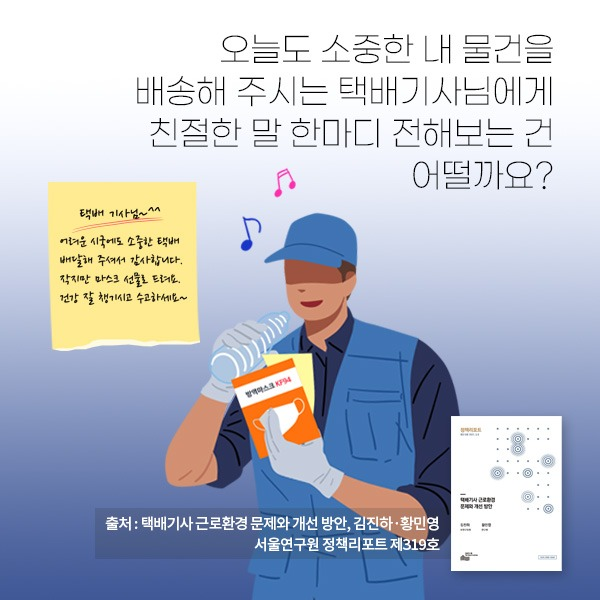
#> input picture images_new/newdata__000_a_delivery_driver_whose_mind_is_harder_t__p10.jpg, 600 x 600 px; its folder holds only this picture in this run
$ python make_figures.py
#> lines starting #> are read from the running program, lines starting #| are printed output that depends on the picture
"""Generate the paper figures from real data/outputs. -> paper/figures/*.png"""
import os
import glob
import shutil
import csv

import numpy as np
import matplotlib
matplotlib.use("Agg")
import matplotlib.pyplot as plt
from PIL import Image, ImageDraw, ImageFont

ROOT = os.path.dirname(os.path.dirname(os.path.abspath(__file__)))
FIG = os.path.join(ROOT, "paper", "figures")
os.makedirs(FIG, exist_ok=True)
FONT = os.path.join(ROOT, "assets", "fonts", "Pretendard-SemiBold.ttf")
FONTB = os.path.join(ROOT, "assets", "fonts", "Pretendard-Bold.ttf")


def f(sz, bold=False):
    p = FONTB if bold else FONT
    try:
        return ImageFont.truetype(p, sz)
    except Exception:
        return ImageFont.load_default()


def montage(paths, cols, cell=340, pad=10, bg=(255, 255, 255)):
#> called with cols = 3, cell = 330, pad = 10, bg = (255, 255, 255)
    ims = [Image.open(p).convert("RGB") for p in paths]
#> ims = 1 item
    rows = (len(ims) + cols - 1) // cols
#> rows = 1
    cw = ch = cell
    W = cols * cw + pad * (cols + 1)
    H = rows * ch + pad * (rows + 1)
#> H = 350
    canvas = Image.new("RGB", (W, H), bg)
#> canvas: PIL image 1030x350 RGB; every value is 255
    for i, im in enumerate(ims):
        r, c = divmod(i, cols)
        t = im.copy(); t.thumbnail((cw, ch))
        x = pad + c * (cw + pad) + (cw - t.width) // 2
        y = pad + r * (ch + pad) + (ch - t.height) // 2
        canvas.paste(t, (x, y))
#> this loop made 1 pass
#> (r, c, x, y) on pass 1: (0, 0, 10, 10)
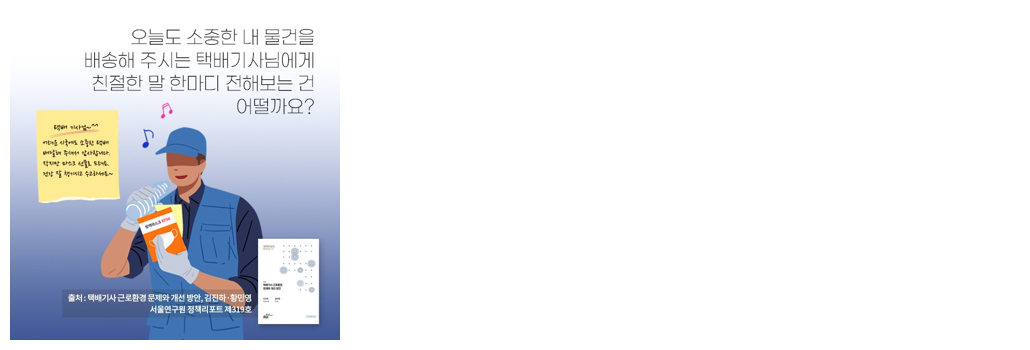
#> canvas: PIL image 1030x350 RGB; mean R, G, B 232.7, 234.5, 238.8
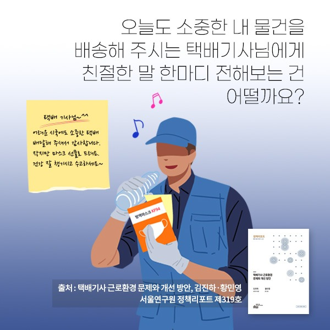
#> t: PIL image 330x330 RGB; mean R, G, B 181.3, 187.3, 201.4
    return canvas


def fig_dataset():
    paths = sorted(glob.glob(os.path.join(ROOT, "images_new", "*.jpg")))
    pick = paths[::max(1, len(paths) // 6)][:6]
    montage(pick, cols=3, cell=330).save(os.path.join(FIG, "fig_dataset.png"))
    print("fig_dataset")


def fig_ablation():
    rows = {r["name"]: r for r in csv.DictReader(open(os.path.join(ROOT, "results", "ablation.csv")))}
#> (reads results/ablation.csv from the repository)
    sel = [("scratch\n(no pretrain)", "e04_n_scratch"),
           ("baseline\n(n, freeze10)", "e01_baseline_n_freeze10"),
           ("aug_card", "e07_aug_card"),
           ("yolov8s", "e13_yolov8s_freeze10"),
           ("long300_card\n(best)", "e15_long300_card")]
    labels = [s[0] for s in sel]
    vals = [float(rows[s[1]]["map"]) for s in sel]
    colors = ["#bbb", "#88a", "#6a9", "#5a8", "#2a7"]
    plt.figure(figsize=(7, 4))
    bars = plt.bar(labels, vals, color=colors)
    for b, v in zip(bars, vals):
        plt.text(b.get_x() + b.get_width() / 2, v + 0.005, f"{v:.3f}", ha="center", fontsize=9)
    plt.ylabel("mAP@50-95"); plt.ylim(0, 0.8)
    plt.title("Detector ablation (109 imgs, YOLOv8, pseudo-labels)")
    plt.tight_layout(); plt.savefig(os.path.join(FIG, "fig_ablation.png"), dpi=130); plt.close()
#> after `plt.tight_layout()`:
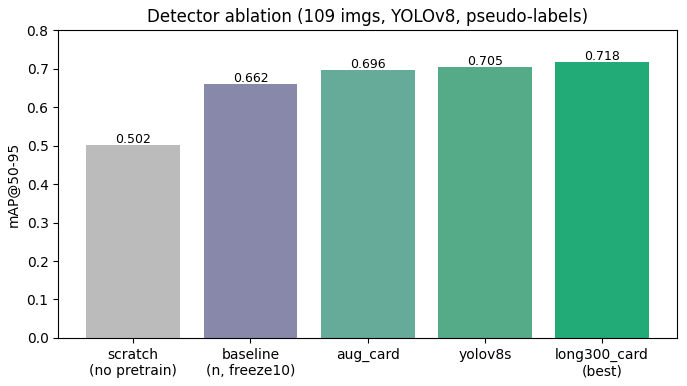
#> figure drawn by matplotlib, 1 panel; tallest bar 0.718 high, from x = 3.6 to 4.4
    print("fig_ablation")


def box(d, xy, wh, title, sub, fill, fg=(255, 255, 255)):
    x, y = xy; w, h = wh
    d.rounded_rectangle([x, y, x + w, y + h], radius=14, fill=fill)
    d.text((x + w / 2, y + h / 2 - 12), title, font=f(22, True), fill=fg, anchor="mm")
    if sub:
        d.text((x + w / 2, y + h / 2 + 14), sub, font=f(15), fill=fg, anchor="mm")


def arrow(d, p0, p1, color=(90, 90, 90)):
    d.line([p0, p1], fill=color, width=4)
    import math
    ang = math.atan2(p1[1] - p0[1], p1[0] - p0[0])
    for s in (2.6, -2.6):
        d.line([p1, (p1[0] - 16 * math.cos(ang - s/6), p1[1] - 16 * math.sin(ang - s/6))],
               fill=color, width=4)


def fig_pipeline():
    W, H = 1180, 360
    img = Image.new("RGB", (W, H), (255, 255, 255))
#> img: PIL image 1180x360 RGB; every value is 255
    d = ImageDraw.Draw(img)
    box(d, (20, 140), (170, 80), "1. Collect", "687 cards", (52, 73, 94))
    arrow(d, (190, 180), (235, 180))
    box(d, (235, 140), (190, 80), "2. Detect", "YOLOv8 (title/body)", (39, 119, 90))
    arrow(d, (425, 180), (470, 180))
    box(d, (470, 40), (230, 80), "3a. Template engine", "extract + render (ours)", (34, 110, 60))
    box(d, (470, 240), (230, 80), "3b. DS-GAN", "generate (baseline)", (120, 80, 40))
    arrow(d, (700, 80), (760, 130))
    arrow(d, (700, 280), (760, 230))
    box(d, (760, 140), (180, 80), "4. Render", "Pretendard typo", (39, 119, 90))
    arrow(d, (940, 180), (985, 180))
    box(d, (985, 140), (175, 80), "Card-news", "1080x1350", (52, 73, 94))
    img.save(os.path.join(FIG, "fig_pipeline.png"))
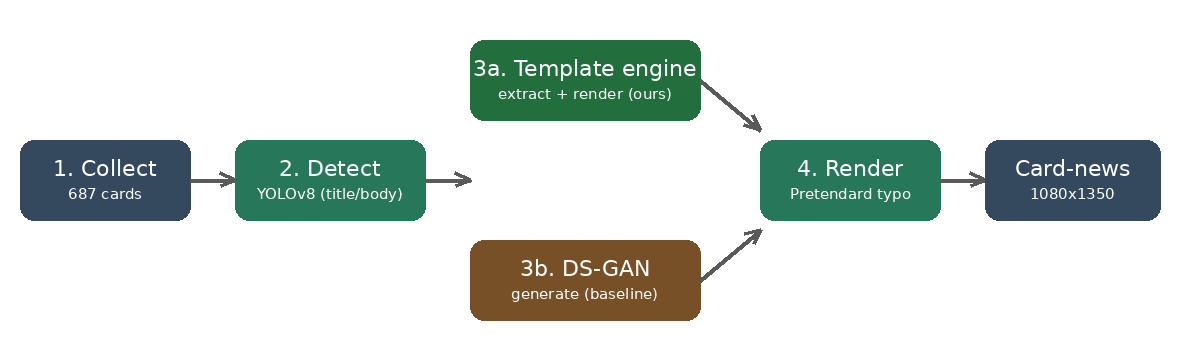
#> saved as fig_pipeline.png: PIL image 1180x360 RGB; mean R, G, B 213.1, 221.1, 216.9
    print("fig_pipeline")


def fig_results():
    items = []
    for p in (glob.glob(os.path.join(ROOT, "gen_output", "demo", "demo_0*.png"))[:2]):
        items.append(p)
    montage(items, cols=2, cell=420).save(os.path.join(FIG, "fig_results_template.png"))
    cps = sorted(glob.glob(os.path.join(ROOT, "gen_output", "copy", "copy_*.png")))
    if cps:
        Image.open(cps[0]).convert("RGB").save(os.path.join(FIG, "fig_results_copy.png"))
    print("fig_results")


def fig_detector():
    src = os.path.join(ROOT, "results", "e15_long300_card", "val_batch0_pred.jpg")
    if os.path.exists(src):
        shutil.copy2(src, os.path.join(FIG, "fig_detector_pred.jpg"))
    src2 = os.path.join(ROOT, "analysis", "fig_timeseries.png")
    if os.path.exists(src2):
        shutil.copy2(src2, os.path.join(FIG, "fig_timeseries.png"))
    print("fig_detector + timeseries")


if __name__ == "__main__":
    fig_dataset(); fig_ablation(); fig_pipeline(); fig_results(); fig_detector()
    print("figures ->", FIG)
